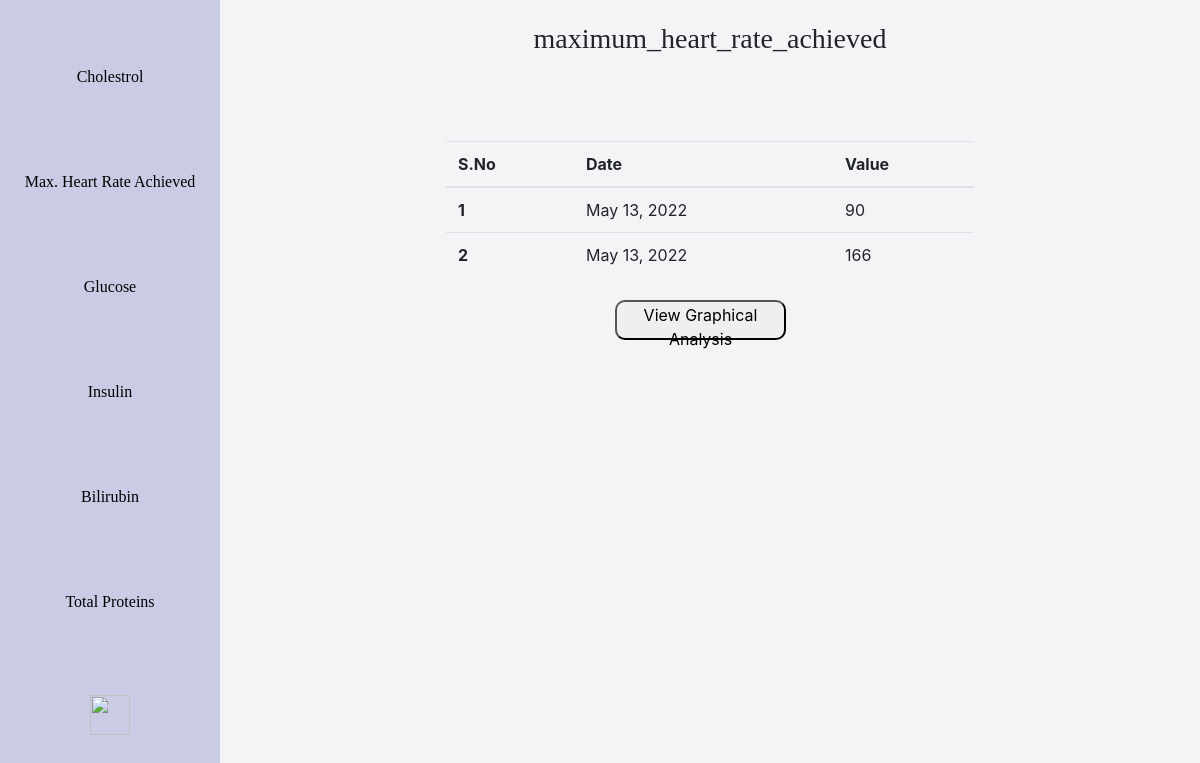
Page /analyze/maxHeartRateAchieved/ (signed in) on the earlier database version.
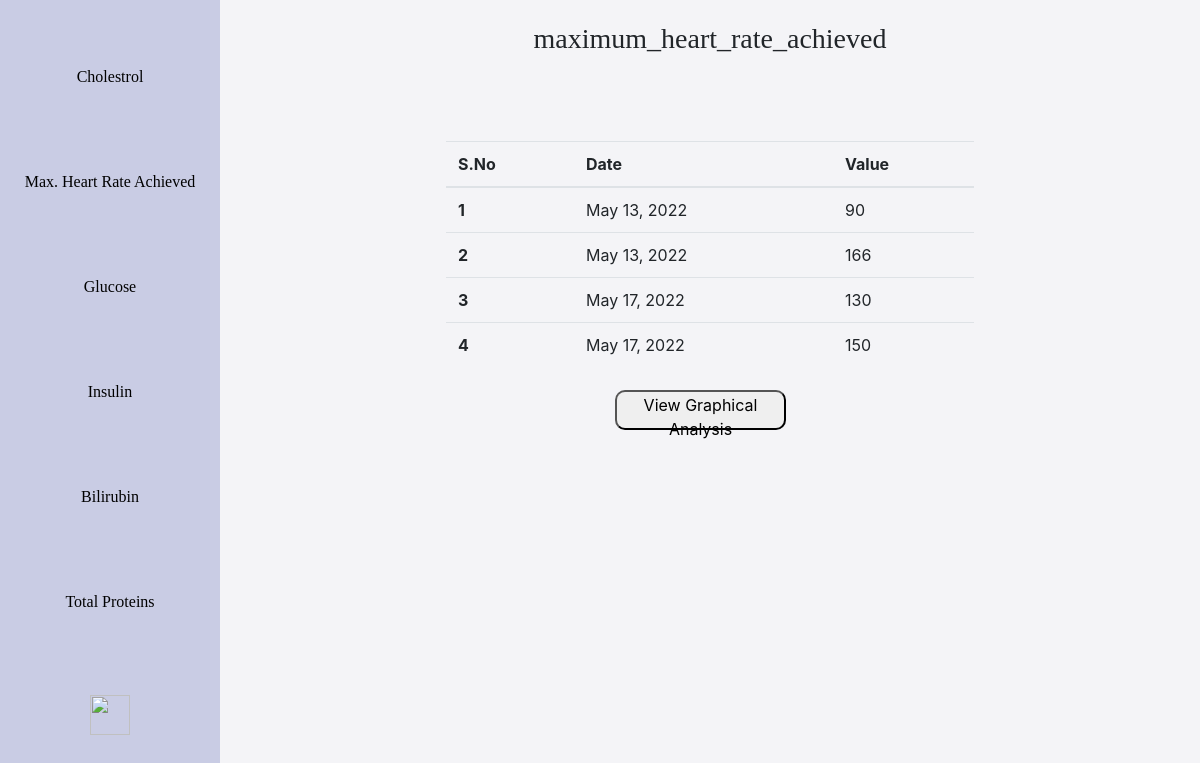
Same page on the later database version.
### backend/models.py (models this page shows, shortened)
class HeartPatient(models.Model):
    user = models.ForeignKey(User, on_delete=models.CASCADE)
    age = models.CharField(max_length=3, blank = False)
    sex = models.CharField(max_length=6, choices=GENDER_CHOICE, default='Male')
    chest_pain_type = models.CharField(max_length=20, choices = CHEST_PAIN_CHOICE, default='Typical Angina')
    resting_blood_pressure = models.CharField(max_length=3, blank = False)
    cholesterol = models.CharField(max_length=4, blank = False)
    fasting_blood_sugar_greater_than_120 = models.CharField(max_length=10, choices=[('True', 'True'), ('False', 'False')], default='False')
    maximum_heart_rate_achieved = models.CharField(max_length=4)
    exercise_induced_angina = models.CharField(max_length=10, choices=[('True', 'True'), ('False', 'False')], default='False')
    date = models.DateTimeField(auto_now_add=True)

### backend/views.py (the view, shortened to what this page needs)
# urls.py: path('analyze/<str:parameter>/', views.analyze1, name='analyze'),
@login_required
def analyze1(request, parameter):
    current_user = request.user
    heart_array = HeartPatient.objects.all().filter(user=current_user)
    diabetes_array = DiabetesPatient.objects.all().filter(user=current_user)
    liver_array = LiverPatient.objects.all().filter(user=current_user)
    def foo(arr, x):
        x_arr = []
        date_array = []
        for record in arr:
            if x == "cholesterol":
                x_arr.append(record.cholesterol)
            elif x == "maximum_heart_rate_achieved":
                x_arr.append(record.maximum_heart_rate_achieved)
            elif x == "glucose":
                x_arr.append(record.glucose)
            elif x == "insulin":
                x_arr.append(record.insulin)
            elif x == "bilirubin":
                x_arr.append(record.total_bilirubin)
            elif x == "total_protiens":
                x_arr.append(record.total_protiens)
            date_array.append(record.date.date())
        return [x_arr, date_array]
    context = {}
    test_taken = False
    if parameter == "cholesterol":
        temp = foo(heart_array, 'cholesterol')
        context['value_array'] = temp[0]
        context['date_array'] = temp[1]
        list = zip(temp[0], temp[1])
        context['list'] = list
        context['value'] = 'cholesterol'
        test_taken = True
    elif parameter == "maxHeartRateAchieved":
        temp = foo(heart_array, 'maximum_heart_rate_achieved')
        context['value_array'] = temp[0]
        context['date_array'] = temp[1]
        context['list'] = zip(temp[0], temp[1])
        context['value'] = 'maximum_heart_rate_achieved'
        test_taken = True
    context['test_taken'] = test_taken
    print(test_taken)
    return render(request,'backend/analyze.html', context)

### backend/templates/backend/analyze.html (shortened to what this page needs)
{% extends "backend/base.html"%}
{% load crispy_forms_tags %}
{% load static %}
{% block content %}
<body>
  <div class="sidebar">
    <a href="{% url 'analyze' 'cholesterol' %}"> Cholestrol </a>
    <a href="{% url 'analyze' 'maxHeartRateAchieved' %}"> Max. Heart Rate Achieved </a>
    <a href="{% url 'analyze' 'glucose' %}"> Glucose </a>
    <a href="{% url 'analyze' 'insulin' %}"> Insulin </a>
    <a href="{% url 'analyze' 'bilirubin' %}"> Bilirubin </a>
    <a href="{% url 'analyze' 'total_protiens' %}"> Total Proteins </a>
    <a href="{% url 'home' %}"> <img src="https://upload.wikimedia.org/wikipedia/commons/thumb/e/e6/Home_Icon.svg/2048px-Home_Icon.svg.png" class="home-img"> </a>
  </div>
  <div class="content">
    <h3>{{value}}</h3>
    {% if list %}
    <table class="table">
      <thead>
        <tr>
          <th scope="col">S.No</th>
          <th scope="col">Date</th>
          <th scope="col">Value</th>
        </tr>
      </thead>
      <tbody>
        {% for date, value in list %}
        <tr>
          <th scope="row">{{forloop.counter}}</th>
          <td>{{value}}</td>
          <td>{{date}}</td>
        </tr>
        {% endfor %}
      </tbody>
    </table>
    <button class="show-chart-btn">View Graphical Analysis</button>
    {% else %}
    <h2> It looks like you haven't take the test of the disease which includes this parameter. </h2>
    {% endif %}
  </div>
</body>
{% endblock %}

Differences in the rows shown:
added HeartPatient: list "130"
added HeartPatient: list "150"
Other differences:
new list line: "3 May 17, 2022"
new list line: "4 May 17, 2022"
